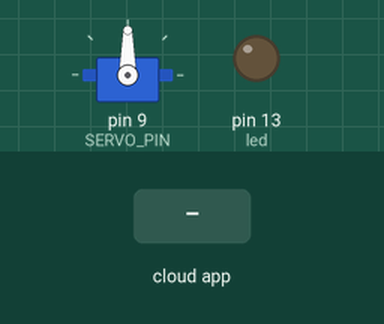
This sketch was run on a simulated Arduino Uno, built with avr-gcc and run on an emulated ATmega328P. Shown: servo, output pins drawn as LEDs (lit = HIGH). Inputs (shaded band) come from the test bench. The ROS host is connected and sends only what is stated.

Above: at 1.2 s.
1.3 s: the phone or cloud app sets servo to 0
At 2.3 s:
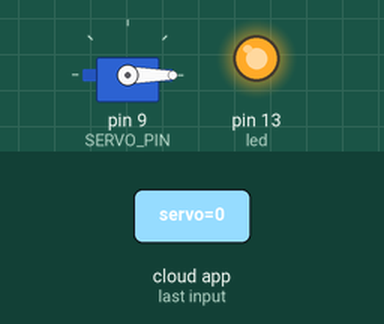
2.8 s: the phone or cloud app sets servo to 45
At 3.4 s:
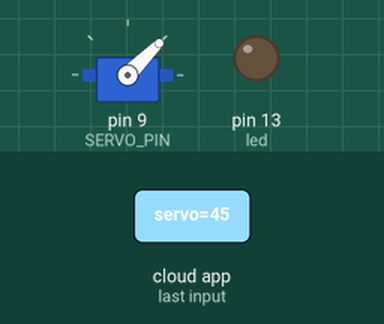
4.3 s: the phone or cloud app sets servo to 90
At 4.6 s:
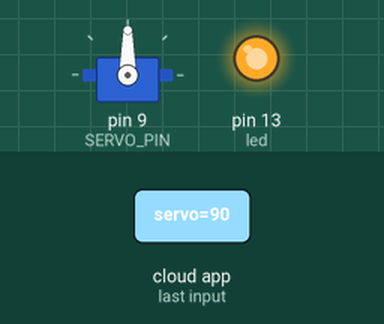
5.8 s: the phone or cloud app sets servo to 180
At 6.9 s:
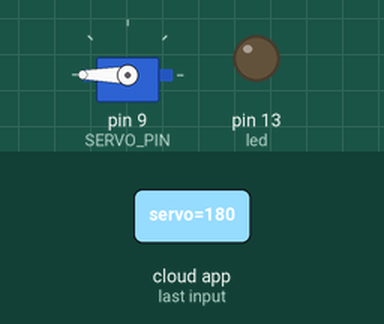
7.3 s: the phone or cloud app sets servo to 45
At 8.1 s:
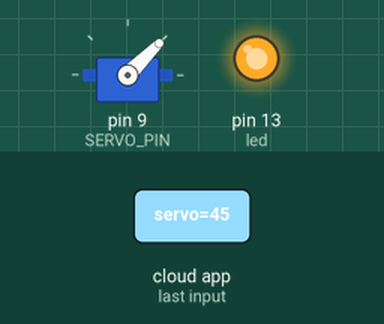
8.8 s: the phone or cloud app sets servo to 0
At 9.2 s:
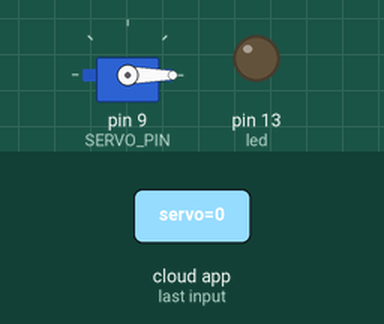
Timing chart, 0 to 11.3 s (numbered marks = the images above; inputs shaded):
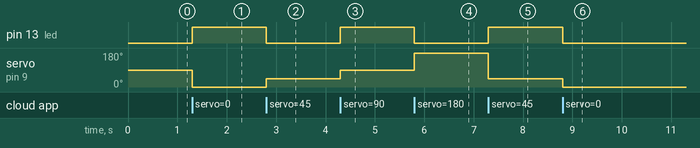

Measured:
- after the input at 1.3 s, pin 13 (led): LOW → HIGH at once; servo on pin 9 (SERVO_PIN): 90° → 0° at once
- after the input at 2.8 s, pin 13 (led): HIGH → LOW at once; servo on pin 9 (SERVO_PIN): 0° → 45° at once
- after the input at 4.3 s, pin 13 (led): LOW → HIGH at once; servo on pin 9 (SERVO_PIN): 45° → 90° at once
- after the input at 5.8 s, pin 13 (led): HIGH → LOW at once; servo on pin 9 (SERVO_PIN): 90° → 180° at once
- after the input at 7.3 s, pin 13 (led): LOW → HIGH at once; servo on pin 9 (SERVO_PIN): 180° → 45° at once
- after the input at 8.8 s, pin 13 (led): HIGH → LOW at once; servo on pin 9 (SERVO_PIN): 45° → 0° at once

The sketch:

servo_controller.ino
```cpp
#include <ros.h>
#include <std_msgs/UInt16.h>
#include <Servo.h>

#define SERVO_PIN 9

ros::NodeHandle  nh;

Servo servo;

void servo_callback( const std_msgs::UInt16& cmd_msg){
  servo.write(cmd_msg.data);  // set servo angle
  digitalWrite(13, HIGH-digitalRead(13));  // toggle the led
}

ros::Subscriber<std_msgs::UInt16> sub("servo", servo_callback );

void setup()
{
  pinMode(13, OUTPUT);
  nh.initNode();
  nh.subscribe(sub);

  servo.attach(SERVO_PIN);
}

void loop()
{
  nh.spinOnce();
}
```
